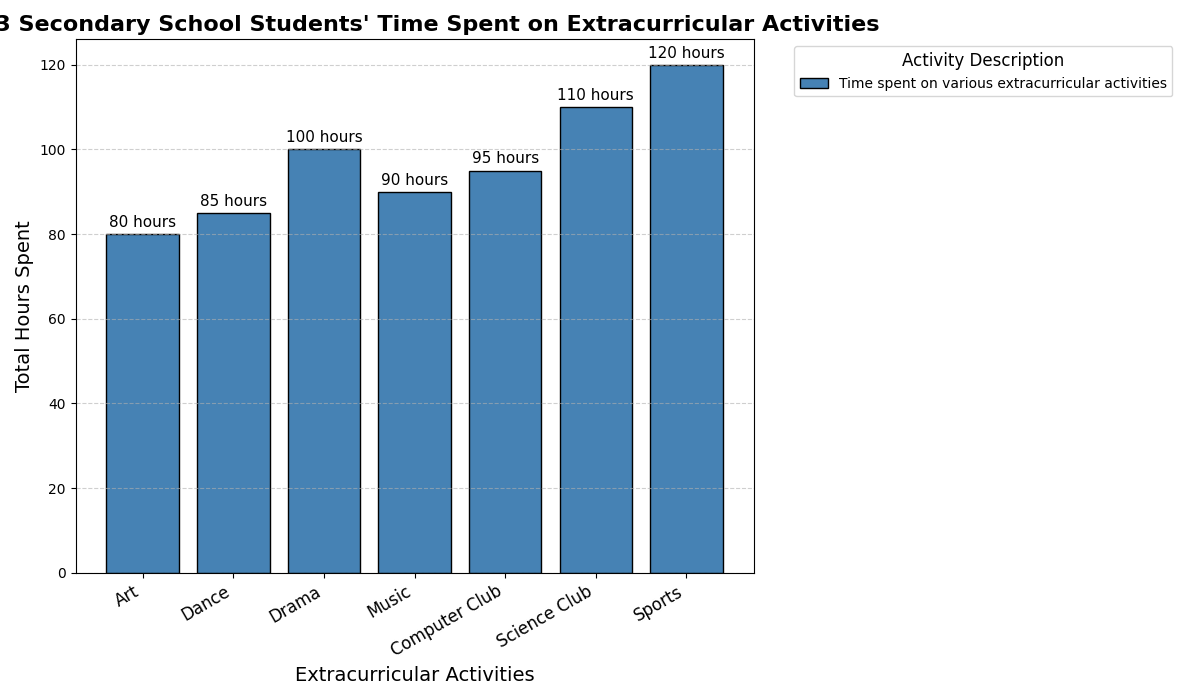

Write the Python code that produced this figure.
import matplotlib.pyplot as plt
import numpy as np

subjects = ["Art", "Dance", "Drama", "Music", "Computer Club", "Science Club", "Sports"]
hours_spent = np.array([80, 85, 100, 90, 95, 110, 120])

fig, ax = plt.subplots(figsize=(12, 7))

# Using a single color for all bars
bar_positions = np.arange(len(subjects))
bars = ax.bar(bar_positions, hours_spent, color='#4682b4', edgecolor='black', linewidth=1)

ax.set_title('2023 Secondary School Students\' Time Spent on Extracurricular Activities', fontsize=16, fontweight='bold')
ax.set_xlabel('Extracurricular Activities', fontsize=14)
ax.set_ylabel('Total Hours Spent', fontsize=14)

ax.set_xticks(bar_positions)
ax.set_xticklabels(subjects, rotation=30, ha='right', fontsize=12)

for bar in bars:
    height = bar.get_height()
    ax.annotate(f'{height} hours', 
                xy=(bar.get_x() + bar.get_width() / 2, height), 
                xytext=(0, 3), 
                textcoords="offset points",
                ha='center', va='bottom', fontsize=11, color='black')

# Update legend to reflect single color
ax.legend([bars[0]], [
    'Time spent on various extracurricular activities'
], title='Activity Description', loc='upper left', bbox_to_anchor=(1.05, 1), fontsize=10, title_fontsize=12)

ax.yaxis.grid(True, linestyle='--', alpha=0.6)

plt.tight_layout()
plt.show()
